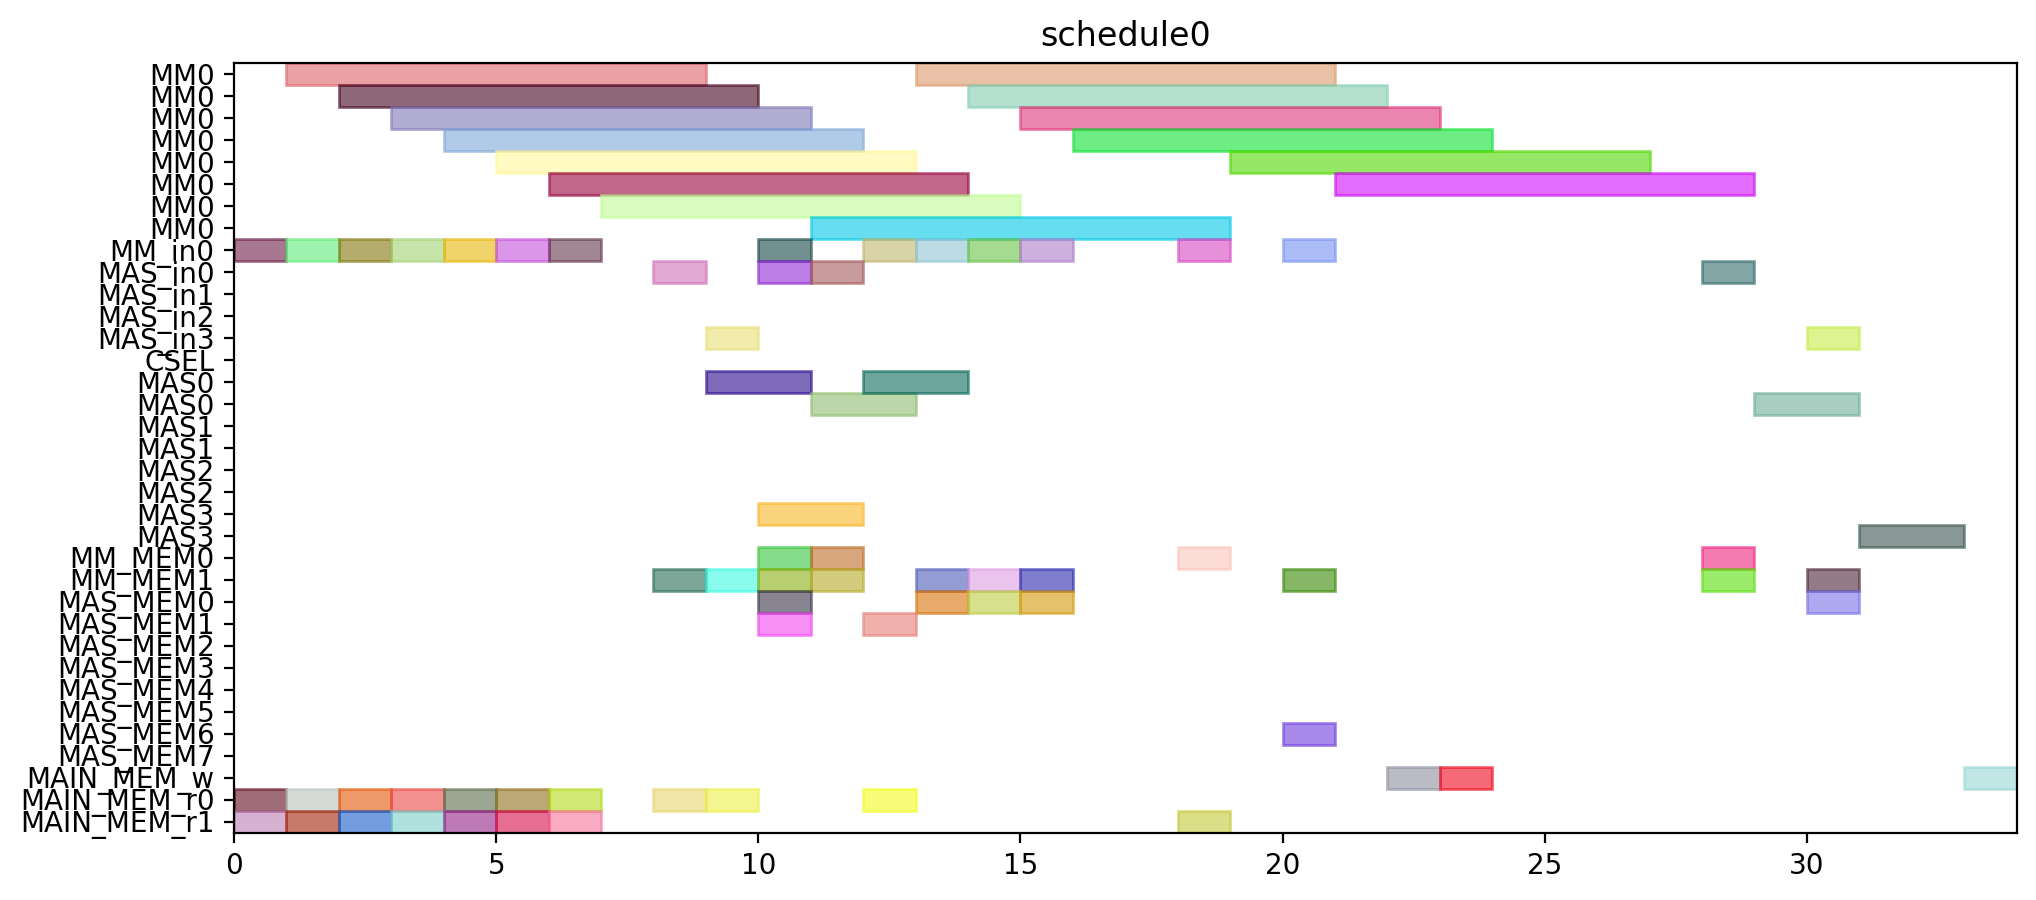

Write the Python code that produced this figure.
from pyschedule import Scenario, solvers, plotters, alt


def solve():
	horizon = 120
	S = Scenario("schedule0", horizon=horizon)

	# resource
	MM = S.Resources('MM', num=1, size=8)
	MM_in = S.Resources('MM_in', num=1)
	MAS_in = S.Resources('MAS_in', num=4)
	CSEL = S.Resource('CSEL')
	MAS = S.Resources('MAS', num=4, size=2, periods=range(1, horizon))
	MM_MEM = S.Resources('MM_MEM', num=2)
	MAS_MEM = S.Resources('MAS_MEM', num=8)
	MAIN_MEM_w = S.Resource('MAIN_MEM_w', size=1)
	MAIN_MEM_r = S.Resources('MAIN_MEM_r', num=2)

	# result of previous scheduling

	# new tasks
	r1 = S.Task('r1', length=8, delay_cost=1)
	r1 += alt(MM)
	r1_in = S.Task('r1_in', length=1, delay_cost=1)
	r1_in += alt(MM_in)
	S += r1_in*MM_in[0]<=r1*MM[0]
	r1_mem0 = S.Task('r1_mem0', length=1, delay_cost=1)
	r1_mem0 += MAIN_MEM_r[0]
	S += r1_mem0 <= r1

	r1_mem1 = S.Task('r1_mem1', length=1, delay_cost=1)
	r1_mem1 += MAIN_MEM_r[1]
	S += r1_mem1 <= r1

	r3 = S.Task('r3', length=8, delay_cost=1)
	r3 += alt(MM)
	r3_in = S.Task('r3_in', length=1, delay_cost=1)
	r3_in += alt(MM_in)
	S += r3_in*MM_in[0]<=r3*MM[0]
	r3_mem0 = S.Task('r3_mem0', length=1, delay_cost=1)
	r3_mem0 += MAIN_MEM_r[0]
	S += r3_mem0 <= r3

	r3_mem1 = S.Task('r3_mem1', length=1, delay_cost=1)
	r3_mem1 += MAIN_MEM_r[1]
	S += r3_mem1 <= r3

	r4 = S.Task('r4', length=8, delay_cost=1)
	r4 += alt(MM)
	r4_in = S.Task('r4_in', length=1, delay_cost=1)
	r4_in += alt(MM_in)
	S += r4_in*MM_in[0]<=r4*MM[0]
	r4_mem0 = S.Task('r4_mem0', length=1, delay_cost=1)
	r4_mem0 += MAIN_MEM_r[0]
	S += r4_mem0 <= r4

	r4_mem1 = S.Task('r4_mem1', length=1, delay_cost=1)
	r4_mem1 += MAIN_MEM_r[1]
	S += r4_mem1 <= r4

	r5 = S.Task('r5', length=8, delay_cost=1)
	r5 += alt(MM)
	r5_in = S.Task('r5_in', length=1, delay_cost=1)
	r5_in += alt(MM_in)
	S += r5_in*MM_in[0]<=r5*MM[0]
	r5_mem0 = S.Task('r5_mem0', length=1, delay_cost=1)
	r5_mem0 += MAIN_MEM_r[0]
	S += r5_mem0 <= r5

	r5_mem1 = S.Task('r5_mem1', length=1, delay_cost=1)
	r5_mem1 += MAIN_MEM_r[1]
	S += r5_mem1 <= r5

	r6 = S.Task('r6', length=8, delay_cost=1)
	r6 += alt(MM)
	r6_in = S.Task('r6_in', length=1, delay_cost=1)
	r6_in += alt(MM_in)
	S += r6_in*MM_in[0]<=r6*MM[0]
	r6_mem0 = S.Task('r6_mem0', length=1, delay_cost=1)
	r6_mem0 += MAIN_MEM_r[0]
	S += r6_mem0 <= r6

	r6_mem1 = S.Task('r6_mem1', length=1, delay_cost=1)
	r6_mem1 += MAIN_MEM_r[1]
	S += r6_mem1 <= r6

	r12 = S.Task('r12', length=8, delay_cost=1)
	r12 += alt(MM)
	r12_in = S.Task('r12_in', length=1, delay_cost=1)
	r12_in += alt(MM_in)
	S += r12_in*MM_in[0]<=r12*MM[0]
	r12_mem0 = S.Task('r12_mem0', length=1, delay_cost=1)
	r12_mem0 += MAIN_MEM_r[0]
	S += r12_mem0 <= r12

	r12_mem1 = S.Task('r12_mem1', length=1, delay_cost=1)
	r12_mem1 += MAIN_MEM_r[1]
	S += r12_mem1 <= r12

	r13 = S.Task('r13', length=8, delay_cost=1)
	r13 += alt(MM)
	r13_in = S.Task('r13_in', length=1, delay_cost=1)
	r13_in += alt(MM_in)
	S += r13_in*MM_in[0]<=r13*MM[0]
	r13_mem0 = S.Task('r13_mem0', length=1, delay_cost=1)
	r13_mem0 += MAIN_MEM_r[0]
	S += r13_mem0 <= r13

	r13_mem1 = S.Task('r13_mem1', length=1, delay_cost=1)
	r13_mem1 += MAIN_MEM_r[1]
	S += r13_mem1 <= r13

	r2 = S.Task('r2', length=2, delay_cost=1)
	r2 += alt(MAS)
	r2_in = S.Task('r2_in', length=1, delay_cost=1)
	r2_in += alt(MAS_in)
	S += r2_in*MAS_in[0]<=r2*MAS[0]

	S += r2_in*MAS_in[1]<=r2*MAS[1]

	S += r2_in*MAS_in[2]<=r2*MAS[2]

	S += r2_in*MAS_in[3]<=r2*MAS[3]

	r2_mem0 = S.Task('r2_mem0', length=1, delay_cost=1)
	r2_mem0 += alt(MM_MEM)
	S += (r1*MM[0])-1 < r2_mem0*MM_MEM[0]
	S += r2_mem0 <= r2

	r2_mem1 = S.Task('r2_mem1', length=1, delay_cost=1)
	r2_mem1 += alt(MM_MEM)
	S += (r1*MM[0])-1 < r2_mem1*MM_MEM[1]
	S += r2_mem1 <= r2

	r7 = S.Task('r7', length=2, delay_cost=1)
	r7 += alt(MAS)
	r7_in = S.Task('r7_in', length=1, delay_cost=1)
	r7_in += alt(MAS_in)
	S += r7_in*MAS_in[0]<=r7*MAS[0]

	S += r7_in*MAS_in[1]<=r7*MAS[1]

	S += r7_in*MAS_in[2]<=r7*MAS[2]

	S += r7_in*MAS_in[3]<=r7*MAS[3]

	r7_mem0 = S.Task('r7_mem0', length=1, delay_cost=1)
	r7_mem0 += alt(MM_MEM)
	S += (r5*MM[0])-1 < r7_mem0*MM_MEM[0]
	S += r7_mem0 <= r7

	r7_mem1 = S.Task('r7_mem1', length=1, delay_cost=1)
	r7_mem1 += alt(MM_MEM)
	S += (r6*MM[0])-1 < r7_mem1*MM_MEM[1]
	S += r7_mem1 <= r7

	r8 = S.Task('r8', length=2, delay_cost=1)
	r8 += alt(MAS)
	r8_in = S.Task('r8_in', length=1, delay_cost=1)
	r8_in += alt(MAS_in)
	S += r8_in*MAS_in[0]<=r8*MAS[0]

	S += r8_in*MAS_in[1]<=r8*MAS[1]

	S += r8_in*MAS_in[2]<=r8*MAS[2]

	S += r8_in*MAS_in[3]<=r8*MAS[3]

	r8_mem0 = S.Task('r8_mem0', length=1, delay_cost=1)
	r8_mem0 += MAIN_MEM_r[0]
	S += r8_mem0 <= r8

	r8_mem1 = S.Task('r8_mem1', length=1, delay_cost=1)
	r8_mem1 += alt(MM_MEM)
	S += (r4*MM[0])-1 < r8_mem1*MM_MEM[1]
	S += r8_mem1 <= r8

	r10 = S.Task('r10', length=2, delay_cost=1)
	r10 += alt(MAS)
	r10_in = S.Task('r10_in', length=1, delay_cost=1)
	r10_in += alt(MAS_in)
	S += r10_in*MAS_in[0]<=r10*MAS[0]

	S += r10_in*MAS_in[1]<=r10*MAS[1]

	S += r10_in*MAS_in[2]<=r10*MAS[2]

	S += r10_in*MAS_in[3]<=r10*MAS[3]

	r10_mem0 = S.Task('r10_mem0', length=1, delay_cost=1)
	r10_mem0 += MAIN_MEM_r[0]
	S += r10_mem0 <= r10

	r10_mem1 = S.Task('r10_mem1', length=1, delay_cost=1)
	r10_mem1 += alt(MM_MEM)
	S += (r4*MM[0])-1 < r10_mem1*MM_MEM[1]
	S += r10_mem1 <= r10

	r9 = S.Task('r9', length=8, delay_cost=1)
	r9 += alt(MM)
	r9_in = S.Task('r9_in', length=1, delay_cost=1)
	r9_in += alt(MM_in)
	S += r9_in*MM_in[0]<=r9*MM[0]
	r9_mem0 = S.Task('r9_mem0', length=1, delay_cost=1)
	r9_mem0 += MAIN_MEM_r[0]
	S += r9_mem0 <= r9

	r9_mem1 = S.Task('r9_mem1', length=1, delay_cost=1)
	r9_mem1 += alt(MAS_MEM)
	S += (r7*MAS[0])-1 < r9_mem1*MAS_MEM[1]
	S += (r7*MAS[1])-1 < r9_mem1*MAS_MEM[3]
	S += (r7*MAS[2])-1 < r9_mem1*MAS_MEM[5]
	S += (r7*MAS[3])-1 < r9_mem1*MAS_MEM[7]
	S += r9_mem1 <= r9

	r11 = S.Task('r11', length=8, delay_cost=1)
	r11 += alt(MM)
	r11_in = S.Task('r11_in', length=1, delay_cost=1)
	r11_in += alt(MM_in)
	S += r11_in*MM_in[0]<=r11*MM[0]
	r11_mem0 = S.Task('r11_mem0', length=1, delay_cost=1)
	r11_mem0 += alt(MAS_MEM)
	S += (r10*MAS[0])-1 < r11_mem0*MAS_MEM[0]
	S += (r10*MAS[1])-1 < r11_mem0*MAS_MEM[2]
	S += (r10*MAS[2])-1 < r11_mem0*MAS_MEM[4]
	S += (r10*MAS[3])-1 < r11_mem0*MAS_MEM[6]
	S += r11_mem0 <= r11

	r11_mem1 = S.Task('r11_mem1', length=1, delay_cost=1)
	r11_mem1 += alt(MAS_MEM)
	S += (r10*MAS[0])-1 < r11_mem1*MAS_MEM[1]
	S += (r10*MAS[1])-1 < r11_mem1*MAS_MEM[3]
	S += (r10*MAS[2])-1 < r11_mem1*MAS_MEM[5]
	S += (r10*MAS[3])-1 < r11_mem1*MAS_MEM[7]
	S += r11_mem1 <= r11

	PX_new = S.Task('PX_new', length=8, delay_cost=1)
	PX_new += alt(MM)
	PX_new_in = S.Task('PX_new_in', length=1, delay_cost=1)
	PX_new_in += alt(MM_in)
	S += PX_new_in*MM_in[0]<=PX_new*MM[0]
	S += 0<PX_new

	PX_new_w = S.Task('PX_new_w', length=1, delay_cost=1)
	PX_new_w += alt(MAIN_MEM_w)
	S += PX_new <= PX_new_w

	PX_new_mem0 = S.Task('PX_new_mem0', length=1, delay_cost=1)
	PX_new_mem0 += alt(MAS_MEM)
	S += (r2*MAS[0])-1 < PX_new_mem0*MAS_MEM[0]
	S += (r2*MAS[1])-1 < PX_new_mem0*MAS_MEM[2]
	S += (r2*MAS[2])-1 < PX_new_mem0*MAS_MEM[4]
	S += (r2*MAS[3])-1 < PX_new_mem0*MAS_MEM[6]
	S += PX_new_mem0 <= PX_new

	PX_new_mem1 = S.Task('PX_new_mem1', length=1, delay_cost=1)
	PX_new_mem1 += alt(MM_MEM)
	S += (r12*MM[0])-1 < PX_new_mem1*MM_MEM[1]
	S += PX_new_mem1 <= PX_new

	r14 = S.Task('r14', length=8, delay_cost=1)
	r14 += alt(MM)
	r14_in = S.Task('r14_in', length=1, delay_cost=1)
	r14_in += alt(MM_in)
	S += r14_in*MM_in[0]<=r14*MM[0]
	r14_mem0 = S.Task('r14_mem0', length=1, delay_cost=1)
	r14_mem0 += alt(MAS_MEM)
	S += (r2*MAS[0])-1 < r14_mem0*MAS_MEM[0]
	S += (r2*MAS[1])-1 < r14_mem0*MAS_MEM[2]
	S += (r2*MAS[2])-1 < r14_mem0*MAS_MEM[4]
	S += (r2*MAS[3])-1 < r14_mem0*MAS_MEM[6]
	S += r14_mem0 <= r14

	r14_mem1 = S.Task('r14_mem1', length=1, delay_cost=1)
	r14_mem1 += alt(MM_MEM)
	S += (r3*MM[0])-1 < r14_mem1*MM_MEM[1]
	S += r14_mem1 <= r14

	Z1_new = S.Task('Z1_new', length=8, delay_cost=1)
	Z1_new += alt(MM)
	Z1_new_in = S.Task('Z1_new_in', length=1, delay_cost=1)
	Z1_new_in += alt(MM_in)
	S += Z1_new_in*MM_in[0]<=Z1_new*MM[0]
	S += 0<Z1_new

	Z1_new_w = S.Task('Z1_new_w', length=1, delay_cost=1)
	Z1_new_w += alt(MAIN_MEM_w)
	S += Z1_new <= Z1_new_w

	Z1_new_mem0 = S.Task('Z1_new_mem0', length=1, delay_cost=1)
	Z1_new_mem0 += alt(MAS_MEM)
	S += (r2*MAS[0])-1 < Z1_new_mem0*MAS_MEM[0]
	S += (r2*MAS[1])-1 < Z1_new_mem0*MAS_MEM[2]
	S += (r2*MAS[2])-1 < Z1_new_mem0*MAS_MEM[4]
	S += (r2*MAS[3])-1 < Z1_new_mem0*MAS_MEM[6]
	S += Z1_new_mem0 <= Z1_new

	Z1_new_mem1 = S.Task('Z1_new_mem1', length=1, delay_cost=1)
	Z1_new_mem1 += alt(MM_MEM)
	S += (r13*MM[0])-1 < Z1_new_mem1*MM_MEM[1]
	S += Z1_new_mem1 <= Z1_new

	r15 = S.Task('r15', length=8, delay_cost=1)
	r15 += alt(MM)
	r15_in = S.Task('r15_in', length=1, delay_cost=1)
	r15_in += alt(MM_in)
	S += r15_in*MM_in[0]<=r15*MM[0]
	r15_mem0 = S.Task('r15_mem0', length=1, delay_cost=1)
	r15_mem0 += alt(MAS_MEM)
	S += (r8*MAS[0])-1 < r15_mem0*MAS_MEM[0]
	S += (r8*MAS[1])-1 < r15_mem0*MAS_MEM[2]
	S += (r8*MAS[2])-1 < r15_mem0*MAS_MEM[4]
	S += (r8*MAS[3])-1 < r15_mem0*MAS_MEM[6]
	S += r15_mem0 <= r15

	r15_mem1 = S.Task('r15_mem1', length=1, delay_cost=1)
	r15_mem1 += alt(MM_MEM)
	S += (r9*MM[0])-1 < r15_mem1*MM_MEM[1]
	S += r15_mem1 <= r15

	r16 = S.Task('r16', length=8, delay_cost=1)
	r16 += alt(MM)
	r16_in = S.Task('r16_in', length=1, delay_cost=1)
	r16_in += alt(MM_in)
	S += r16_in*MM_in[0]<=r16*MM[0]
	r16_mem0 = S.Task('r16_mem0', length=1, delay_cost=1)
	r16_mem0 += alt(MM_MEM)
	S += (r11*MM[0])-1 < r16_mem0*MM_MEM[0]
	S += r16_mem0 <= r16

	r16_mem1 = S.Task('r16_mem1', length=1, delay_cost=1)
	r16_mem1 += MAIN_MEM_r[1]
	S += r16_mem1 <= r16

	r17 = S.Task('r17', length=2, delay_cost=1)
	r17 += alt(MAS)
	r17_in = S.Task('r17_in', length=1, delay_cost=1)
	r17_in += alt(MAS_in)
	S += r17_in*MAS_in[0]<=r17*MAS[0]

	S += r17_in*MAS_in[1]<=r17*MAS[1]

	S += r17_in*MAS_in[2]<=r17*MAS[2]

	S += r17_in*MAS_in[3]<=r17*MAS[3]

	r17_mem0 = S.Task('r17_mem0', length=1, delay_cost=1)
	r17_mem0 += alt(MM_MEM)
	S += (r14*MM[0])-1 < r17_mem0*MM_MEM[0]
	S += r17_mem0 <= r17

	r17_mem1 = S.Task('r17_mem1', length=1, delay_cost=1)
	r17_mem1 += alt(MM_MEM)
	S += (r15*MM[0])-1 < r17_mem1*MM_MEM[1]
	S += r17_mem1 <= r17

	PY_new = S.Task('PY_new', length=2, delay_cost=1)
	PY_new += alt(MAS)
	PY_new_in = S.Task('PY_new_in', length=1, delay_cost=1)
	PY_new_in += alt(MAS_in)
	S += PY_new_in*MAS_in[0]<=PY_new*MAS[0]

	S += PY_new_in*MAS_in[1]<=PY_new*MAS[1]

	S += PY_new_in*MAS_in[2]<=PY_new*MAS[2]

	S += PY_new_in*MAS_in[3]<=PY_new*MAS[3]

	S += 0<PY_new

	PY_new_w = S.Task('PY_new_w', length=1, delay_cost=1)
	PY_new_w += alt(MAIN_MEM_w)
	S += PY_new <= PY_new_w

	PY_new_mem0 = S.Task('PY_new_mem0', length=1, delay_cost=1)
	PY_new_mem0 += alt(MAS_MEM)
	S += (r17*MAS[0])-1 < PY_new_mem0*MAS_MEM[0]
	S += (r17*MAS[1])-1 < PY_new_mem0*MAS_MEM[2]
	S += (r17*MAS[2])-1 < PY_new_mem0*MAS_MEM[4]
	S += (r17*MAS[3])-1 < PY_new_mem0*MAS_MEM[6]
	S += PY_new_mem0 <= PY_new

	PY_new_mem1 = S.Task('PY_new_mem1', length=1, delay_cost=1)
	PY_new_mem1 += alt(MM_MEM)
	S += (r16*MM[0])-1 < PY_new_mem1*MM_MEM[1]
	S += PY_new_mem1 <= PY_new

	solvers.mip.solve(S,msg=1,kind='CPLEX',ratio_gap=1.01)

	solution = [['hoge']*len(S.solution()[1]) for i in range(len(S.solution()))]
	for i in range(len(S.solution())):
		for j in range(len(S.solution()[i])):
			solution[i][j]=str(S.solution()[i][j])
	print(solution)

	cycles = int(solution[-1][3])

	pic_file_name = "/home/mfukuda/ABE/multiRAM_multiMAS_16mux/scheduling_result/stage8MM1_stage2MAS4/EP_YRECOVER/schedule0.png"
	if(S.solution() != []):
		plotters.matplotlib.plot(S,img_filename=pic_file_name, show_task_labels=False, fig_size=(cycles*0.25+3, 5))

	return solution
